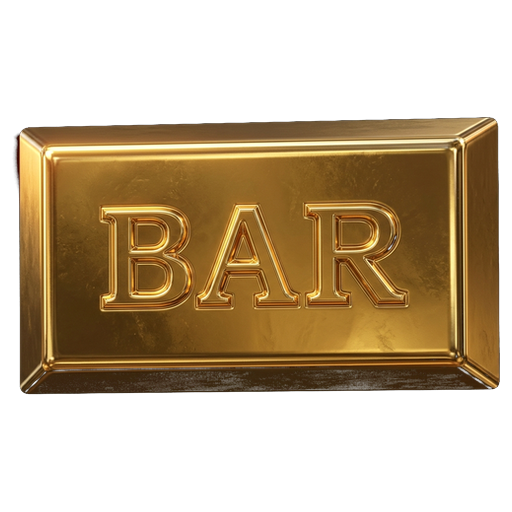
#> input picture images/bar.png, 512 x 512 px
$ python process_gem.py bar.png out.png 5
#> lines starting #> are read from the running program, lines starting #| are printed output that depends on the picture
#> in main, img is the input picture: PIL image 512x512 RGBA; mean R, G, B, A 66.3, 47.8, 21, 124.7
"""
Post-process nano-banana gem images:
  - Derive an alpha channel from luminosity (dark = transparent, bright = opaque)
  - Trim transparent margins so the visible gem fills the frame
  - Optionally resize to a target size

Usage: python process_gem.py <input.png> <output.png> [size]
"""
import sys
from pathlib import Path
from PIL import Image


def to_rgba(img: Image.Image, threshold: int = 22, soft: int = 35) -> Image.Image:
    """RGB → RGBA where alpha is driven by max(R,G,B). Background black/near-black
    becomes transparent; bright gem pixels stay opaque."""
#> called with threshold = 22, soft = 35
    img = img.convert('RGB')
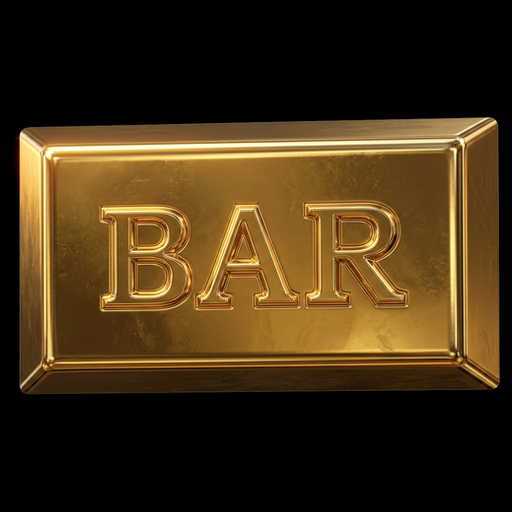
#> img: PIL image 512x512 RGB; mean R, G, B 66.3, 47.8, 21
    px = img.load()
    w, h = img.size
#> w = 512; h = 512
    rgba = Image.new('RGBA', (w, h), (0, 0, 0, 0))
#> rgba: PIL image 512x512 RGBA; every value is 0
    rpx = rgba.load()
    for y in range(h):
        for x in range(w):
            r, g, b = px[x, y]
            m = max(r, g, b)
            if m <= threshold:
                a = 0
            elif m <= threshold + soft:
                a = int(255 * (m - threshold) / soft)
            else:
                a = 255
            rpx[x, y] = (r, g, b, a)
    return rgba


def trim_alpha(img: Image.Image, pad: int = 8) -> Image.Image:
    """Crop transparent margins, leaving a small padding."""
#> called with pad = 16
    bbox = img.getbbox()
#> bbox = (15, 117, 500, 394)
    if not bbox:
        return img
    l, t, r, b = bbox
#> l = 15; t = 117; r = 500; b = 394
    w, h = img.size
#> w = 512; h = 512
    l = max(0, l - pad)
#> l = 0
    t = max(0, t - pad)
#> t = 101
    r = min(w, r + pad)
#> r = 512
    b = min(h, b + pad)
#> b = 410
    return img.crop((l, t, r, b))
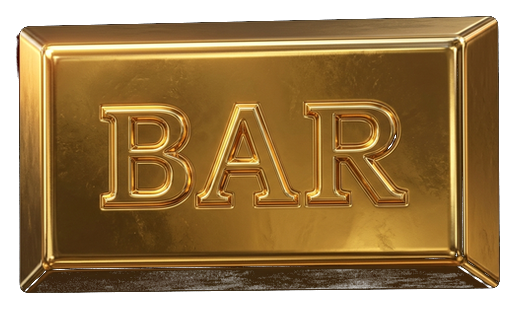
#> returned value: PIL image 512x309 RGBA; mean R, G, B, A 109.9, 79.1, 34.8, 206.3; transparent parts drawn white


def main():
    if len(sys.argv) < 3:
        print("usage: process_gem.py <input.png> <output.png> [size]")
        sys.exit(1)
    src = Path(sys.argv[1])
    dst = Path(sys.argv[2])
    target = int(sys.argv[3]) if len(sys.argv) > 3 else 512
    img = Image.open(src)
    img = to_rgba(img)
    img = trim_alpha(img, pad=16)
    # Pad to square then resize
    w, h = img.size
#> w = 512; h = 309
    side = max(w, h)
#> side = 512
    canvas = Image.new('RGBA', (side, side), (0, 0, 0, 0))
    canvas.paste(img, ((side - w) // 2, (side - h) // 2))
    canvas = canvas.resize((target, target), Image.LANCZOS)
    canvas.save(dst, optimize=True)
#> (the run stopped early here; a loop or call above may not have finished)

$ run again, on images/clover.png
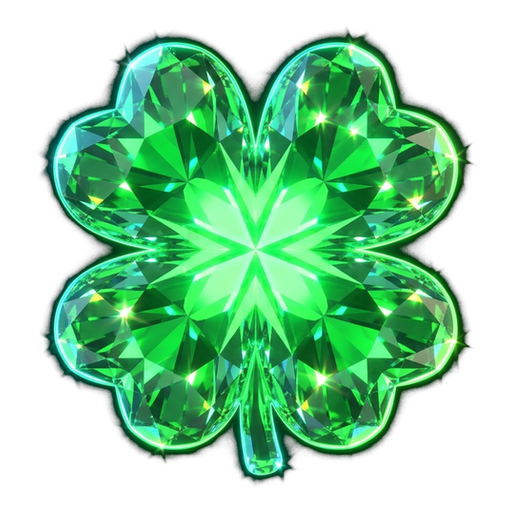
#> input picture images/clover.png, 512 x 512 px
#> in main, img is the input picture: PIL image 512x512 RGBA; mean R, G, B, A 30.7, 95.3, 51.7, 140.1
#> rgba: PIL image 512x512 RGBA; every value is 0
#> bbox = (43, 30, 472, 482)
#> in trim_alpha, `l, t, r, b = bbox`: l = 43; t = 30; r = 472; b = 482
#> in trim_alpha, `l = max(0, l - pad)`: l = 27
#> in trim_alpha, `t = max(0, t - pad)`: t = 14
#> in trim_alpha, `r = min(w, r + pad)`: r = 488
#> in trim_alpha, `b = min(h, b + pad)`: b = 498
#> in trim_alpha, `return img.crop((l, t, r, b))`:
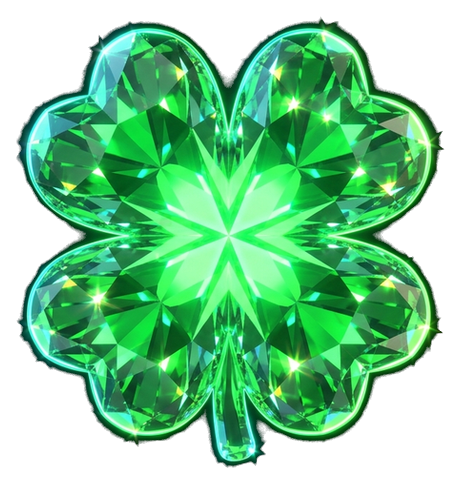
#> returned value: PIL image 461x484 RGBA; mean R, G, B, A 36, 112, 60.7, 162.4; transparent parts drawn white
#> in main, `canvas.paste(img, ((side - w) // 2, (side - h) // 2))`:
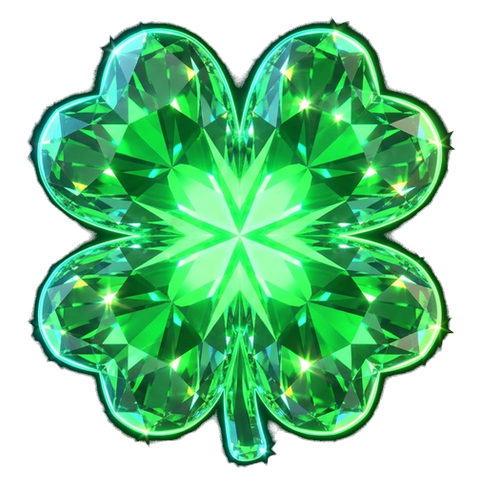
#> canvas: PIL image 484x484 RGBA; mean R, G, B, A 34.3, 106.7, 57.8, 154.7; transparent parts drawn white

$ run again, on images/crown.png
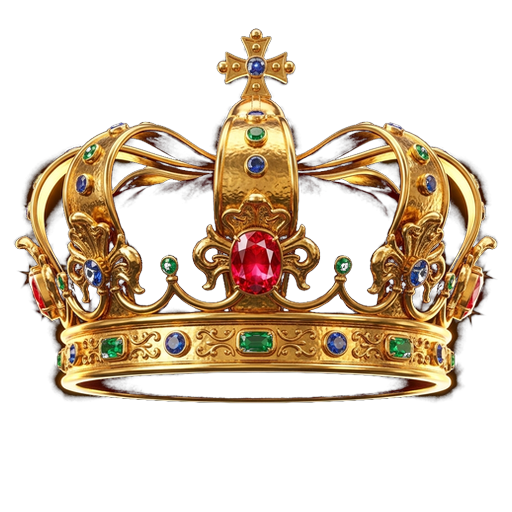
#> input picture images/crown.png, 512 x 512 px
#> in main, img is the input picture: PIL image 512x512 RGBA; mean R, G, B, A 54.7, 39.6, 22.2, 85.6
#> rgba: PIL image 512x512 RGBA; every value is 0
#> bbox = (15, 28, 498, 404)
#> in trim_alpha, `l, t, r, b = bbox`: l = 15; t = 28; r = 498; b = 404
#> in trim_alpha, `l = max(0, l - pad)`: l = 0
#> in trim_alpha, `t = max(0, t - pad)`: t = 12
#> in trim_alpha, `r = min(w, r + pad)`: r = 512
#> in trim_alpha, `b = min(h, b + pad)`: b = 420
#> in trim_alpha, `return img.crop((l, t, r, b))`:
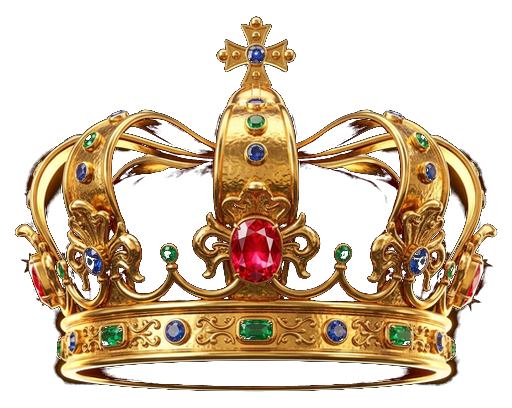
#> returned value: PIL image 512x408 RGBA; mean R, G, B, A 68.6, 49.7, 27.9, 106.8; transparent parts drawn white
#> in main, `canvas.paste(img, ((side - w) // 2, (side - h) // 2))`:
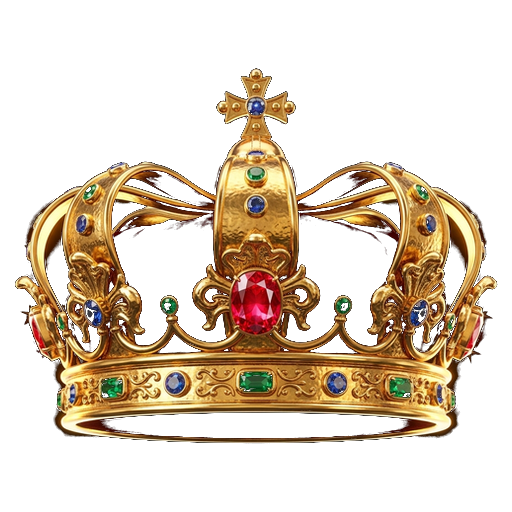
#> canvas: PIL image 512x512 RGBA; mean R, G, B, A 54.7, 39.6, 22.2, 85.1; transparent parts drawn white

$ run again, on images/diamond.png
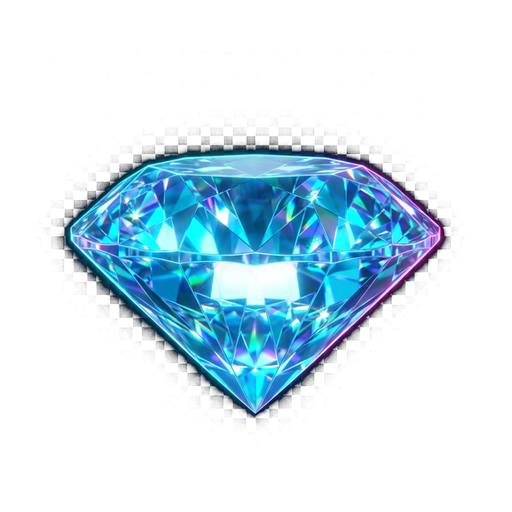
#> input picture images/diamond.png, 512 x 512 px
#> in main, img is the input picture: PIL image 512x512 RGBA; mean R, G, B, A 17.4, 38, 48.8, 63.9
#> rgba: PIL image 512x512 RGBA; every value is 0
#> bbox = (58, 137, 449, 418)
#> in trim_alpha, `l, t, r, b = bbox`: l = 58; t = 137; r = 449; b = 418
#> in trim_alpha, `l = max(0, l - pad)`: l = 42
#> in trim_alpha, `t = max(0, t - pad)`: t = 121
#> in trim_alpha, `r = min(w, r + pad)`: r = 465
#> in trim_alpha, `b = min(h, b + pad)`: b = 434
#> in trim_alpha, `return img.crop((l, t, r, b))`:
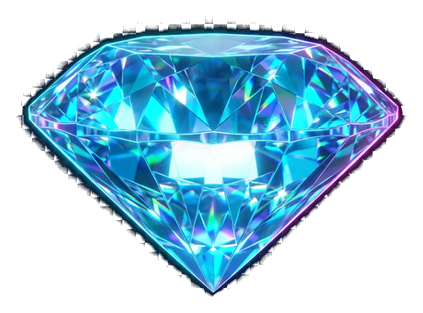
#> returned value: PIL image 423x313 RGBA; mean R, G, B, A 34.3, 75, 96.5, 123.3; transparent parts drawn white
#> in main, `canvas.paste(img, ((side - w) // 2, (side - h) // 2))`:
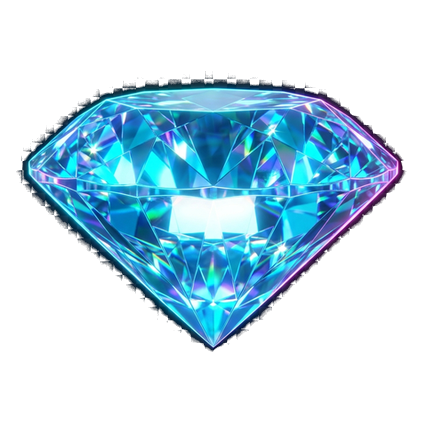
#> canvas: PIL image 423x423 RGBA; mean R, G, B, A 25.4, 55.5, 71.4, 91.2; transparent parts drawn white
